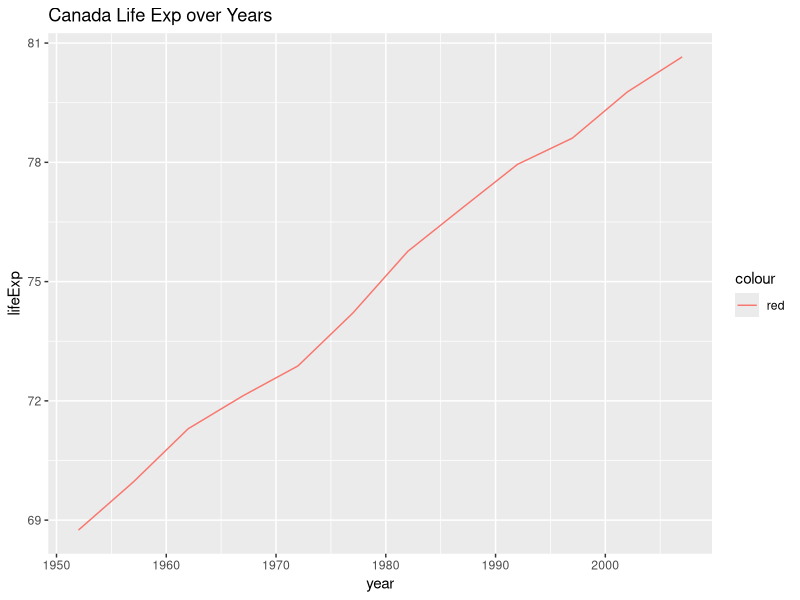

R code for this plot:
## ---- chunk 1
gapminder <- read.table("Data/gapminder.txt", header = TRUE)
head(gapminder)

library(ggplot2)
ggplot(data = gapminder[gapminder$country=="Canada",], aes(x = year, y = lifeExp)) + geom_line(aes(color = "red")) + labs(title = "Canada Life Exp over Years")
